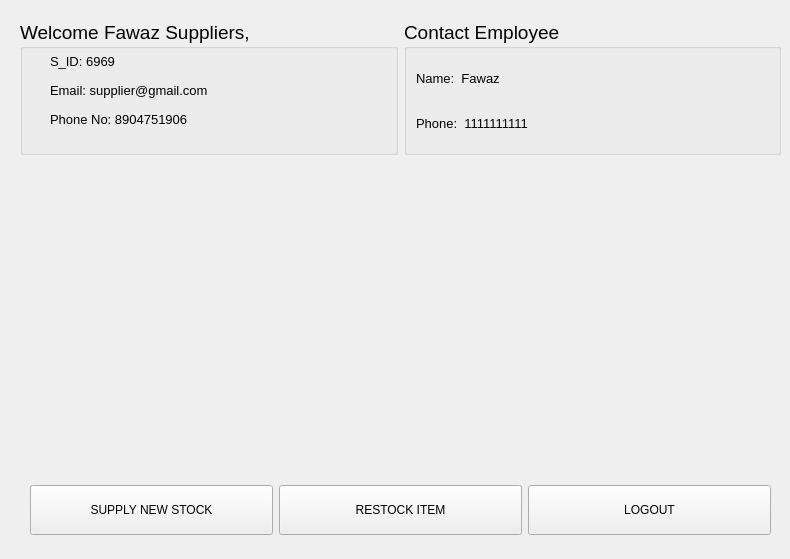
    <widget class="QWidget" name="page_5">
     <widget class="QWidget" name="horizontalLayoutWidget">
      <property name="geometry">
       <rect>
        <x>30</x>
        <y>470</y>
        <width>741</width>
        <height>80</height>
       </rect>
      </property>
      <layout class="QHBoxLayout" name="horizontalLayout_4">
       <item>
        <widget class="QPushButton" name="pushButton_7">
         <property name="minimumSize">
          <size>
           <width>0</width>
           <height>50</height>
          </size>
         </property>
         <property name="text">
          <string>SUPPLY NEW STOCK</string>
         </property>
        </widget>
       </item>
       <item>
        <widget class="QPushButton" name="pushButton_8">
         <property name="minimumSize">
          <size>
           <width>0</width>
           <height>50</height>
          </size>
         </property>
         <property name="text">
          <string>RESTOCK ITEM</string>
         </property>
        </widget>
       </item>
       <item>
        <widget class="QPushButton" name="pushButton_27">
         <property name="minimumSize">
          <size>
           <width>0</width>
           <height>50</height>
          </size>
         </property>
         <property name="text">
          <string>LOGOUT</string>
         </property>
        </widget>
       </item>
      </layout>
     </widget>
     <widget class="QWidget" name="horizontalLayoutWidget_3">
      <property name="geometry">
       <rect>
        <x>20</x>
        <y>20</y>
        <width>761</width>
        <height>135</height>
       </rect>
      </property>
      <layout class="QHBoxLayout" name="horizontalLayout_27">
       <item>
        <widget class="QGroupBox" name="groupBox_7">
         <property name="font">
          <font>
           <pointsize>14</pointsize>
          </font>
         </property>
         <property name="styleSheet">
          <string notr="true"/>
         </property>
         <property name="title">
          <string>Welcome Fawaz Suppliers,</string>
         </property>
         <widget class="QWidget" name="verticalLayoutWidget_3">
          <property name="geometry">
           <rect>
            <x>30</x>
            <y>30</y>
            <width>191</width>
            <height>81</height>
           </rect>
          </property>
          <layout class="QVBoxLayout" name="verticalLayout_6">
           <item>
            <widget class="QLabel" name="label_25">
             <property name="font">
              <font>
               <pointsize>10</pointsize>
              </font>
             </property>
             <property name="text">
              <string>S_ID: 6969</string>
             </property>
            </widget>
           </item>
           <item>
            <widget class="QLabel" name="label_26">
             <property name="font">
              <font>
               <pointsize>10</pointsize>
              </font>
             </property>
             <property name="text">
              <string>Email: supplier@gmail.com</string>
             </property>
            </widget>
           </item>
           <item>
            <widget class="QLabel" name="label_27">
             <property name="font">
              <font>
               <pointsize>10</pointsize>
              </font>
             </property>
             <property name="text">
              <string>Phone No: 8904751906</string>
             </property>
            </widget>
           </item>
          </layout>
         </widget>
        </widget>
       </item>
       <item>
        <widget class="QGroupBox" name="groupBox_9">
         <property name="font">
          <font>
           <pointsize>14</pointsize>
          </font>
         </property>
         <property name="title">
          <string>Contact Employee</string>
         </property>
         <layout class="QHBoxLayout" name="horizontalLayout_29">
          <item>
           <layout class="QVBoxLayout" name="verticalLayout_20">
            <item>
             <widget class="QLabel" name="label_30">
              <property name="font">
               <font>
                <pointsize>10</pointsize>
               </font>
              </property>
              <property name="text">
               <string>Name:  Fawaz</string>
              </property>
              <property name="alignment">
               <set>Qt::AlignLeading|Qt::AlignLeft|Qt::AlignVCenter</set>
              </property>
             </widget>
            </item>
            <item>
             <widget class="QLabel" name="label_31">
              <property name="font">
               <font>
                <pointsize>10</pointsize>
               </font>
              </property>
              <property name="text">
               <string>Phone:  1111111111</string>
              </property>
              <property name="alignment">
               <set>Qt::AlignLeading|Qt::AlignLeft|Qt::AlignVCenter</set>
              </property>
             </widget>
            </item>
           </layout>
          </item>
         </layout>
        </widget>
       </item>
      </layout>
     </widget>
    </widget>
